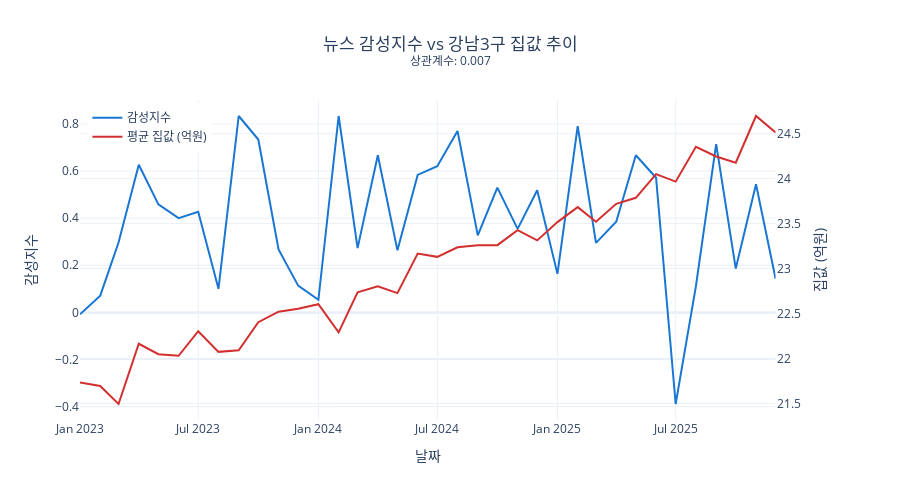

Here is the notebook cell this chart was saved with:
### Markdown cell above
## 15. 시각화

### 15-1. 이중축 차트 (감성지수 + 집값)

### Code cell
fig = make_subplots(specs=[[{"secondary_y": True}]])

fig.add_trace(
    go.Scatter(x=merged_df['date'], y=merged_df['avg_sentiment'],
               name="감성지수", line=dict(color='#1976D2', width=2),
               hovertemplate='날짜: %{x}<br>감성지수: %{y:.3f}<extra></extra>'),
    secondary_y=False
)

fig.add_trace(
    go.Scatter(x=merged_df['date'], y=merged_df['avg_price'],
               name="평균 집값 (억원)", line=dict(color='#D32F2F', width=2),
               hovertemplate='날짜: %{x}<br>집값: %{y:.2f}억<extra></extra>'),
    secondary_y=True
)

fig.update_layout(
    title={'text': f'뉴스 감성지수 vs 강남3구 집값 추이<br><sup>상관계수: {corr_sentiment_price:.3f}</sup>', 'x': 0.5},
    xaxis_title="날짜", hovermode='x unified', template='plotly_white',
    legend=dict(x=0.01, y=0.99), height=500
)

fig.update_yaxes(title_text="감성지수", secondary_y=False)
fig.update_yaxes(title_text="집값 (억원)", secondary_y=True)

fig.show()
